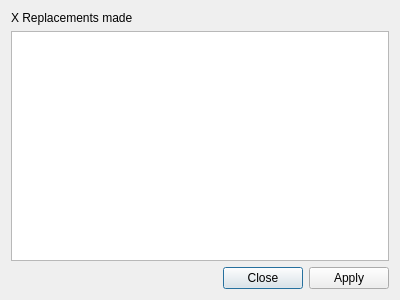
<?xml version="1.0" encoding="UTF-8"?>
<ui version="4.0">
 <class>Gui::TransformPreviewDialog</class>
 <widget class="QDialog" name="Gui::TransformPreviewDialog">
  <property name="geometry">
   <rect>
    <x>0</x>
    <y>0</y>
    <width>400</width>
    <height>300</height>
   </rect>
  </property>
  <property name="windowTitle">
   <string>Transformation Preview</string>
  </property>
  <layout class="QVBoxLayout" name="verticalLayout">
   <item>
    <widget class="QLabel" name="replacementsLabel">
     <property name="text">
      <string>X Replacements made</string>
     </property>
    </widget>
   </item>
   <item>
    <widget class="QPlainTextEdit" name="transformedText"/>
   </item>
   <item>
    <widget class="QDialogButtonBox" name="buttonBox">
     <property name="orientation">
      <enum>Qt::Horizontal</enum>
     </property>
     <property name="standardButtons">
      <set>QDialogButtonBox::Apply|QDialogButtonBox::Close</set>
     </property>
    </widget>
   </item>
  </layout>
 </widget>
 <resources/>
 <connections>
  <connection>
   <sender>buttonBox</sender>
   <signal>accepted()</signal>
   <receiver>Gui::TransformPreviewDialog</receiver>
   <slot>accept()</slot>
   <hints>
    <hint type="sourcelabel">
     <x>248</x>
     <y>254</y>
    </hint>
    <hint type="destinationlabel">
     <x>157</x>
     <y>274</y>
    </hint>
   </hints>
  </connection>
  <connection>
   <sender>buttonBox</sender>
   <signal>rejected()</signal>
   <receiver>Gui::TransformPreviewDialog</receiver>
   <slot>reject()</slot>
   <hints>
    <hint type="sourcelabel">
     <x>316</x>
     <y>260</y>
    </hint>
    <hint type="destinationlabel">
     <x>286</x>
     <y>274</y>
    </hint>
   </hints>
  </connection>
 </connections>
</ui>
